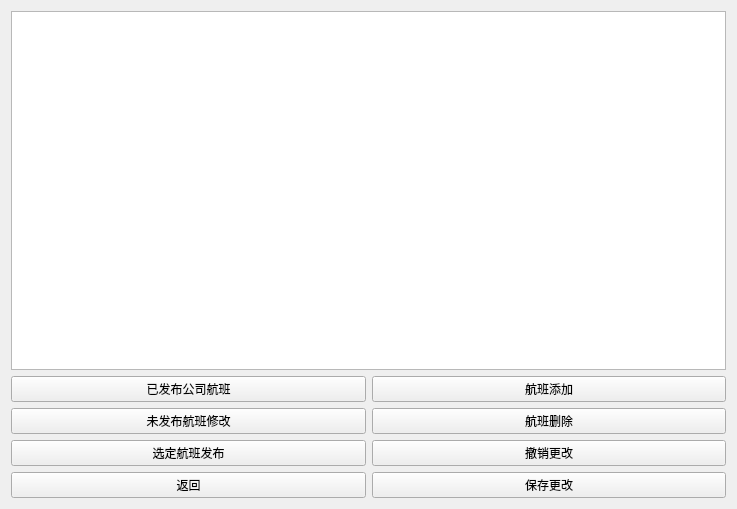
<?xml version="1.0" encoding="UTF-8"?>
<ui version="4.0">
 <class>ManagerFlights</class>
 <widget class="QWidget" name="ManagerFlights">
  <property name="geometry">
   <rect>
    <x>0</x>
    <y>0</y>
    <width>737</width>
    <height>509</height>
   </rect>
  </property>
  <property name="windowTitle">
   <string>Form</string>
  </property>
  <layout class="QGridLayout" name="gridLayout">
   <item row="3" column="1">
    <widget class="QPushButton" name="managerFlightAdd">
     <property name="text">
      <string>航班添加</string>
     </property>
    </widget>
   </item>
   <item row="3" column="0">
    <widget class="QPushButton" name="flightAlready">
     <property name="text">
      <string>已发布公司航班</string>
     </property>
    </widget>
   </item>
   <item row="4" column="0">
    <widget class="QPushButton" name="flightReady">
     <property name="text">
      <string>未发布航班修改</string>
     </property>
    </widget>
   </item>
   <item row="4" column="1">
    <widget class="QPushButton" name="managerFlightDelete">
     <property name="text">
      <string>航班删除</string>
     </property>
    </widget>
   </item>
   <item row="0" column="0" colspan="2">
    <widget class="QTableView" name="tableView"/>
   </item>
   <item row="7" column="0">
    <widget class="QPushButton" name="managerFlightReturn">
     <property name="text">
      <string>返回</string>
     </property>
    </widget>
   </item>
   <item row="6" column="0">
    <widget class="QPushButton" name="managerFlightSubmit">
     <property name="text">
      <string>选定航班发布</string>
     </property>
    </widget>
   </item>
   <item row="7" column="1">
    <widget class="QPushButton" name="managerFlightPreserve">
     <property name="text">
      <string>保存更改</string>
     </property>
    </widget>
   </item>
   <item row="6" column="1">
    <widget class="QPushButton" name="managerFlightRevert">
     <property name="text">
      <string>撤销更改</string>
     </property>
    </widget>
   </item>
  </layout>
 </widget>
 <resources/>
 <connections/>
</ui>
